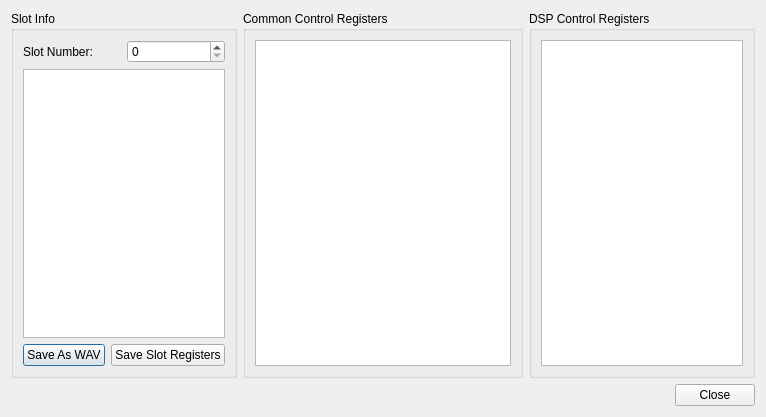
<?xml version="1.0" encoding="UTF-8"?>
<ui version="4.0">
 <class>UIDebugSCSP</class>
 <widget class="QDialog" name="UIDebugSCSP">
  <property name="geometry">
   <rect>
    <x>0</x>
    <y>0</y>
    <width>766</width>
    <height>417</height>
   </rect>
  </property>
  <property name="windowTitle">
   <string>Debug VDP1</string>
  </property>
  <layout class="QVBoxLayout" name="verticalLayout_12">
   <item>
    <layout class="QHBoxLayout" name="horizontalLayout_6">
     <item>
      <widget class="QGroupBox" name="gbSlotInfo">
       <property name="title">
        <string>Slot Info</string>
       </property>
       <layout class="QVBoxLayout" name="verticalLayout">
        <item>
         <layout class="QHBoxLayout" name="horizontalLayout">
          <item>
           <widget class="QLabel" name="label">
            <property name="text">
             <string>Slot Number:</string>
            </property>
           </widget>
          </item>
          <item>
           <widget class="QSpinBox" name="sbSlotNumber"/>
          </item>
         </layout>
        </item>
        <item>
         <widget class="QPlainTextEdit" name="pteSlotInfo">
          <property name="readOnly">
           <bool>true</bool>
          </property>
         </widget>
        </item>
        <item>
         <layout class="QHBoxLayout" name="horizontalLayout_3">
          <item>
           <widget class="QPushButton" name="pbSaveAsWav">
            <property name="text">
             <string>Save As WAV</string>
            </property>
           </widget>
          </item>
          <item>
           <widget class="QPushButton" name="pbSaveSlotRegisters">
            <property name="text">
             <string>Save Slot Registers</string>
            </property>
           </widget>
          </item>
         </layout>
        </item>
       </layout>
      </widget>
     </item>
     <item>
      <widget class="QGroupBox" name="gbCommonControlRegisters">
       <property name="title">
        <string>Common Control Registers</string>
       </property>
       <layout class="QVBoxLayout" name="verticalLayout_11">
        <item>
         <widget class="QPlainTextEdit" name="pteCommonControlRegisters">
          <property name="sizePolicy">
           <sizepolicy hsizetype="MinimumExpanding" vsizetype="Expanding">
            <horstretch>0</horstretch>
            <verstretch>0</verstretch>
           </sizepolicy>
          </property>
          <property name="readOnly">
           <bool>true</bool>
          </property>
         </widget>
        </item>
       </layout>
      </widget>
     </item>
     <item>
      <layout class="QVBoxLayout" name="verticalLayout_9">
       <item>
        <widget class="QGroupBox" name="gbDSPControlRegisters">
         <property name="sizePolicy">
          <sizepolicy hsizetype="Preferred" vsizetype="Preferred">
           <horstretch>0</horstretch>
           <verstretch>0</verstretch>
          </sizepolicy>
         </property>
         <property name="title">
          <string>DSP Control Registers</string>
         </property>
         <layout class="QVBoxLayout" name="verticalLayout_5">
          <item>
           <layout class="QHBoxLayout" name="horizontalLayout_2">
            <item>
             <widget class="QListWidget" name="pteDSPControlRegisters"/>
            </item>
           </layout>
          </item>
         </layout>
        </widget>
       </item>
      </layout>
     </item>
    </layout>
   </item>
   <item>
    <layout class="QHBoxLayout" name="horizontalLayout_7">
     <item>
      <widget class="QDialogButtonBox" name="dbbButtons">
       <property name="standardButtons">
        <set>QDialogButtonBox::Close</set>
       </property>
      </widget>
     </item>
    </layout>
   </item>
  </layout>
 </widget>
 <resources/>
 <connections>
  <connection>
   <sender>dbbButtons</sender>
   <signal>rejected()</signal>
   <receiver>UIDebugSCSP</receiver>
   <slot>reject()</slot>
   <hints>
    <hint type="sourcelabel">
     <x>347</x>
     <y>321</y>
    </hint>
    <hint type="destinationlabel">
     <x>335</x>
     <y>376</y>
    </hint>
   </hints>
  </connection>
 </connections>
</ui>
